Frame 1 (no input): blank canvas, image omitted
Frame 60 (no input): blank canvas, image omitted
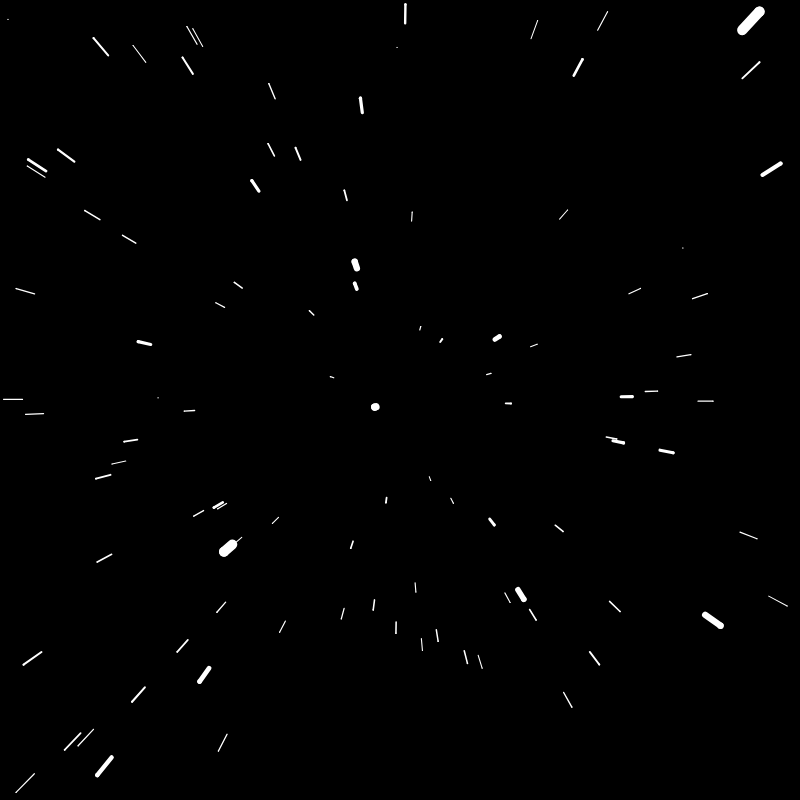
Frame 120 (the mouse pressed at the canvas centre since frame 60)

The p5.js sketch whose frames 1 and 60 were blank and that drew this single picture after the mouse press (run headless with seeded random() and noise() and a simulated clock; from frame 60 on, the mouse is pressed at the canvas centre):

// p5.js sketch
// ── sketch.js
var stars = [];
var speed = 0.07;

function setup() {
  createCanvas(800, 800);
  background(0);
  //noStroke();
  stroke(255);
  fill(255)
  for (let i = 0; i < 100; i++) {
    stars[i] = new Star(800, 800)
  }
}

function draw() {
  background(0);
  checkSpeed();
  for (let i = 0; i < stars.length; i++) {
    stars[i].move();
    stars[i].render();
  }
}

function checkSpeed() {
  speed = map(mouseX, 0, 800, 0, 0.1)
}

function Star(screenW, screenH) {

  this.x = random(0, screenW);
  this.y = random(0, screenH);
  this.r = 1;

  this.resetStar = function () {
    this.x = random(0, screenW);
    this.y = random(0, screenH);
    this.pX = this.x;
    this.pY = this.y;
    this.r = 1;
  }

  this.pX = this.x;
  this.pY = this.y;

  this.move = function () {

    this.pX = this.x;
    this.pY = this.y;

    let vX = this.x - screenW / 2;
    let vY = this.y - screenH / 2;
    //print(this.x, vX)
    this.x = this.x + vX * speed;
    this.y = this.y + vY * speed;
    this.r = this.r * (1 + speed);


    //check outside, then respawn
    if (this.x > screenW | this.x < 0 | this.y > screenH | this.y < 0 | this.r > 20) {
      this.resetStar();
    }
  }

  this.render = function () {
    //fill(255)
    noStroke();
    ellipse(this.x, this.y, this.r);
    stroke(255)
    strokeWeight(this.r)
    line(this.x, this.y, this.pX, this.pY)
  }

}
